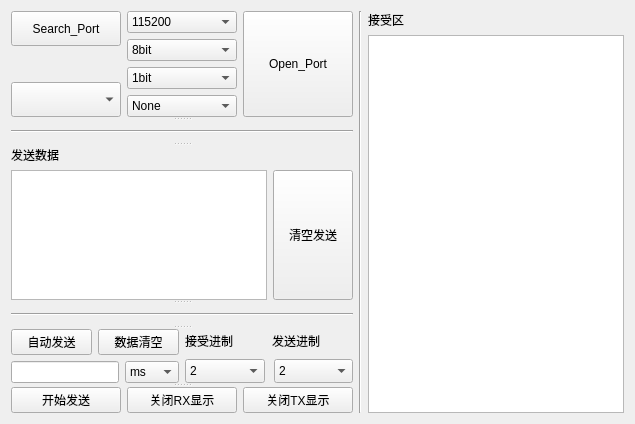
      <widget class="QWidget" name="tab">
       <attribute name="title">
        <string>串口工具</string>
       </attribute>
       <layout class="QGridLayout" name="gridLayout_2">
        <item row="0" column="0">
         <layout class="QHBoxLayout" name="horizontalLayout_9">
          <item>
           <widget class="QSplitter" name="splitter">
            <property name="orientation">
             <enum>Qt::Vertical</enum>
            </property>
            <widget class="QWidget" name="layoutWidget">
             <layout class="QHBoxLayout" name="horizontalLayout">
              <item>
               <layout class="QVBoxLayout" name="verticalLayout">
                <item>
                 <widget class="QPushButton" name="Search_Port">
                  <property name="sizePolicy">
                   <sizepolicy hsizetype="Preferred" vsizetype="Preferred">
                    <horstretch>0</horstretch>
                    <verstretch>0</verstretch>
                   </sizepolicy>
                  </property>
                  <property name="text">
                   <string>Search_Port</string>
                  </property>
                 </widget>
                </item>
                <item>
                 <spacer name="verticalSpacer">
                  <property name="orientation">
                   <enum>Qt::Vertical</enum>
                  </property>
                  <property name="sizeType">
                   <enum>QSizePolicy::Fixed</enum>
                  </property>
                  <property name="sizeHint" stdset="0">
                   <size>
                    <width>20</width>
                    <height>30</height>
                   </size>
                  </property>
                 </spacer>
                </item>
                <item>
                 <widget class="QComboBox" name="comboBox">
                  <property name="sizePolicy">
                   <sizepolicy hsizetype="Preferred" vsizetype="Preferred">
                    <horstretch>0</horstretch>
                    <verstretch>0</verstretch>
                   </sizepolicy>
                  </property>
                 </widget>
                </item>
               </layout>
              </item>
              <item>
               <layout class="QVBoxLayout" name="verticalLayout_2">
                <item>
                 <widget class="QComboBox" name="comboBox_2">
                  <property name="sizePolicy">
                   <sizepolicy hsizetype="Preferred" vsizetype="Preferred">
                    <horstretch>0</horstretch>
                    <verstretch>0</verstretch>
                   </sizepolicy>
                  </property>
                  <item>
                   <property name="text">
                    <string>115200</string>
                   </property>
                  </item>
                  <item>
                   <property name="text">
                    <string>19200</string>
                   </property>
                  </item>
                  <item>
                   <property name="text">
                    <string>9600</string>
                   </property>
                  </item>
                 </widget>
                </item>
                <item>
                 <widget class="QComboBox" name="comboBox_3">
                  <property name="sizePolicy">
                   <sizepolicy hsizetype="Preferred" vsizetype="Preferred">
                    <horstretch>0</horstretch>
                    <verstretch>0</verstretch>
                   </sizepolicy>
                  </property>
                  <item>
                   <property name="text">
                    <string>8bit</string>
                   </property>
                  </item>
                  <item>
                   <property name="text">
                    <string>7bit</string>
                   </property>
                  </item>
                 </widget>
                </item>
                <item>
                 <widget class="QComboBox" name="comboBox_4">
                  <property name="sizePolicy">
                   <sizepolicy hsizetype="Preferred" vsizetype="Preferred">
                    <horstretch>0</horstretch>
                    <verstretch>0</verstretch>
                   </sizepolicy>
                  </property>
                  <item>
                   <property name="text">
                    <string>1bit</string>
                   </property>
                  </item>
                  <item>
                   <property name="text">
                    <string>1.5bit</string>
                   </property>
                  </item>
                  <item>
                   <property name="text">
                    <string>2bit</string>
                   </property>
                  </item>
                 </widget>
                </item>
                <item>
                 <widget class="QComboBox" name="comboBox_5">
                  <property name="sizePolicy">
                   <sizepolicy hsizetype="Preferred" vsizetype="Preferred">
                    <horstretch>0</horstretch>
                    <verstretch>0</verstretch>
                   </sizepolicy>
                  </property>
                  <item>
                   <property name="text">
                    <string>None</string>
                   </property>
                  </item>
                  <item>
                   <property name="text">
                    <string>Odd</string>
                   </property>
                  </item>
                  <item>
                   <property name="text">
                    <string>Even</string>
                   </property>
                  </item>
                 </widget>
                </item>
               </layout>
              </item>
              <item>
               <widget class="QPushButton" name="pushButton_StartPORT">
                <property name="sizePolicy">
                 <sizepolicy hsizetype="Preferred" vsizetype="Preferred">
                  <horstretch>0</horstretch>
                  <verstretch>0</verstretch>
                 </sizepolicy>
                </property>
                <property name="text">
                 <string>Open_Port</string>
                </property>
               </widget>
              </item>
             </layout>
            </widget>
            <widget class="Line" name="line">
             <property name="orientation">
              <enum>Qt::Horizontal</enum>
             </property>
            </widget>
            <widget class="QWidget" name="layoutWidget">
             <layout class="QVBoxLayout" name="verticalLayout_4">
              <item>
               <widget class="QLabel" name="label_22">
                <property name="text">
                 <string>发送数据</string>
                </property>
               </widget>
              </item>
              <item>
               <layout class="QHBoxLayout" name="horizontalLayout_7">
                <item>
                 <widget class="QTextEdit" name="textEdit_2"/>
                </item>
                <item>
                 <widget class="QPushButton" name="pushButton_6">
                  <property name="sizePolicy">
                   <sizepolicy hsizetype="Preferred" vsizetype="Preferred">
                    <horstretch>0</horstretch>
                    <verstretch>0</verstretch>
                   </sizepolicy>
                  </property>
                  <property name="text">
                   <string>清空发送</string>
                  </property>
                 </widget>
                </item>
               </layout>
              </item>
             </layout>
            </widget>
            <widget class="Line" name="line_2">
             <property name="orientation">
              <enum>Qt::Horizontal</enum>
             </property>
            </widget>
            <widget class="QWidget" name="layoutWidget">
             <layout class="QHBoxLayout" name="horizontalLayout_6">
              <item>
               <layout class="QVBoxLayout" name="verticalLayout_5">
                <item>
                 <layout class="QHBoxLayout" name="horizontalLayout_3">
                  <item>
                   <widget class="QPushButton" name="pushButton_2">
                    <property name="sizePolicy">
                     <sizepolicy hsizetype="Preferred" vsizetype="Preferred">
                      <horstretch>0</horstretch>
                      <verstretch>0</verstretch>
                     </sizepolicy>
                    </property>
                    <property name="text">
                     <string>自动发送</string>
                    </property>
                   </widget>
                  </item>
                  <item>
                   <widget class="QPushButton" name="pushButton_5">
                    <property name="sizePolicy">
                     <sizepolicy hsizetype="Preferred" vsizetype="Preferred">
                      <horstretch>0</horstretch>
                      <verstretch>0</verstretch>
                     </sizepolicy>
                    </property>
                    <property name="text">
                     <string>数据清空</string>
                    </property>
                   </widget>
                  </item>
                 </layout>
                </item>
                <item>
                 <layout class="QHBoxLayout" name="horizontalLayout_4">
                  <item>
                   <widget class="QLineEdit" name="lineEdit_9">
                    <property name="sizePolicy">
                     <sizepolicy hsizetype="Preferred" vsizetype="Preferred">
                      <horstretch>0</horstretch>
                      <verstretch>0</verstretch>
                     </sizepolicy>
                    </property>
                   </widget>
                  </item>
                  <item>
                   <widget class="QComboBox" name="comboBox_frequency_unit">
                    <property name="sizePolicy">
                     <sizepolicy hsizetype="Preferred" vsizetype="Preferred">
                      <horstretch>0</horstretch>
                      <verstretch>0</verstretch>
                     </sizepolicy>
                    </property>
                    <item>
                     <property name="text">
                      <string>ms</string>
                     </property>
                    </item>
                    <item>
                     <property name="text">
                      <string>s</string>
                     </property>
                    </item>
                    <item>
                     <property name="text">
                      <string>min</string>
                     </property>
                    </item>
                   </widget>
                  </item>
                 </layout>
                </item>
               </layout>
              </item>
              <item>
               <layout class="QVBoxLayout" name="verticalLayout_3">
                <item>
                 <layout class="QHBoxLayout" name="horizontalLayout_5">
                  <item>
                   <widget class="QLabel" name="label_19">
                    <property name="text">
                     <string>接受进制</string>
                    </property>
                   </widget>
                  </item>
                  <item>
                   <widget class="QLabel" name="label_20">
                    <property name="text">
                     <string>发送进制</string>
                    </property>
                   </widget>
                  </item>
                 </layout>
                </item>
                <item>
                 <layout class="QHBoxLayout" name="horizontalLayout_2">
                  <item>
                   <widget class="QComboBox" name="comboBox_8">
                    <property name="sizePolicy">
                     <sizepolicy hsizetype="Preferred" vsizetype="Preferred">
                      <horstretch>0</horstretch>
                      <verstretch>0</verstretch>
                     </sizepolicy>
                    </property>
                    <item>
                     <property name="text">
                      <string>2</string>
                     </property>
                    </item>
                    <item>
                     <property name="text">
                      <string>str</string>
                     </property>
                    </item>
                    <item>
                     <property name="text">
                      <string>8</string>
                     </property>
                    </item>
                    <item>
                     <property name="text">
                      <string>10</string>
                     </property>
                    </item>
                    <item>
                     <property name="text">
                      <string>16</string>
                     </property>
                    </item>
                   </widget>
                  </item>
                  <item>
                   <spacer name="horizontalSpacer">
                    <property name="orientation">
                     <enum>Qt::Horizontal</enum>
                    </property>
                    <property name="sizeType">
                     <enum>QSizePolicy::Fixed</enum>
                    </property>
                    <property name="sizeHint" stdset="0">
                     <size>
                      <width>3</width>
                      <height>10</height>
                     </size>
                    </property>
                   </spacer>
                  </item>
                  <item>
                   <widget class="QComboBox" name="comboBox_7">
                    <property name="sizePolicy">
                     <sizepolicy hsizetype="Preferred" vsizetype="Preferred">
                      <horstretch>0</horstretch>
                      <verstretch>0</verstretch>
                     </sizepolicy>
                    </property>
                    <item>
                     <property name="text">
                      <string>2</string>
                     </property>
                    </item>
                    <item>
                     <property name="text">
                      <string>str</string>
                     </property>
                    </item>
                    <item>
                     <property name="text">
                      <string>8</string>
                     </property>
                    </item>
                    <item>
                     <property name="text">
                      <string>10</string>
                     </property>
                    </item>
                    <item>
                     <property name="text">
                      <string>16</string>
                     </property>
                    </item>
                   </widget>
                  </item>
                 </layout>
                </item>
               </layout>
              </item>
             </layout>
            </widget>
            <widget class="QWidget" name="layoutWidget">
             <layout class="QHBoxLayout" name="horizontalLayout_8">
              <item>
               <widget class="QPushButton" name="pushButton">
                <property name="sizePolicy">
                 <sizepolicy hsizetype="Preferred" vsizetype="Preferred">
                  <horstretch>0</horstretch>
                  <verstretch>0</verstretch>
                 </sizepolicy>
                </property>
                <property name="text">
                 <string>开始发送</string>
                </property>
               </widget>
              </item>
              <item>
               <widget class="QPushButton" name="pushButton_3">
                <property name="sizePolicy">
                 <sizepolicy hsizetype="Preferred" vsizetype="Preferred">
                  <horstretch>0</horstretch>
                  <verstretch>0</verstretch>
                 </sizepolicy>
                </property>
                <property name="text">
                 <string>关闭RX显示</string>
                </property>
               </widget>
              </item>
              <item>
               <widget class="QPushButton" name="pushButton_4">
                <property name="sizePolicy">
                 <sizepolicy hsizetype="Preferred" vsizetype="Preferred">
                  <horstretch>0</horstretch>
                  <verstretch>0</verstretch>
                 </sizepolicy>
                </property>
                <property name="text">
                 <string>关闭TX显示</string>
                </property>
               </widget>
              </item>
             </layout>
            </widget>
           </widget>
          </item>
          <item>
           <widget class="Line" name="line_3">
            <property name="orientation">
             <enum>Qt::Vertical</enum>
            </property>
           </widget>
          </item>
          <item>
           <layout class="QVBoxLayout" name="verticalLayout_10">
            <item>
             <widget class="QLabel" name="label_97">
              <property name="sizePolicy">
               <sizepolicy hsizetype="Fixed" vsizetype="Fixed">
                <horstretch>0</horstretch>
                <verstretch>0</verstretch>
               </sizepolicy>
              </property>
              <property name="text">
               <string>接受区</string>
              </property>
             </widget>
            </item>
            <item>
             <widget class="QTextEdit" name="textEdit"/>
            </item>
           </layout>
          </item>
         </layout>
        </item>
       </layout>
      </widget>
